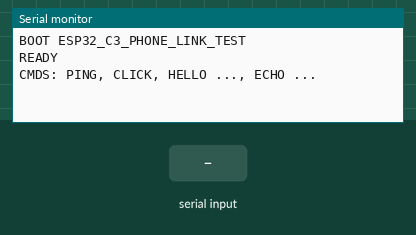
Simulated run of this sketch. Board: ESP32-C3. Shown: the last lines printed to the serial monitor. The test bench sets the inputs (shaded band).

Above: at 2.4 s.
2.5 s: "PING\n" received over Serial
At 3.4 s:
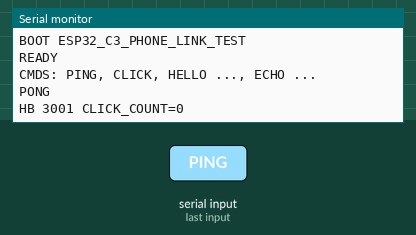
4.5 s: "CLICK\n" received over Serial
At 5.7 s:
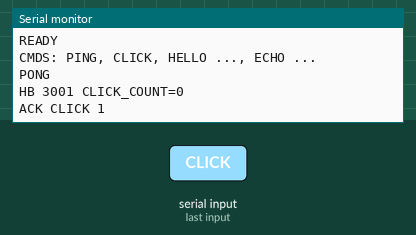
6.0 s: "HELLO\n" received over Serial
7.5 s: "MOVE \n" received over Serial
At 8.1 s:
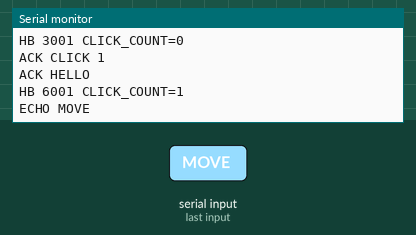
9.0 s: "SCROLL \n" received over Serial
10.5 s: "RIGHT_CLICK\n" received over Serial
At 11.5 s:
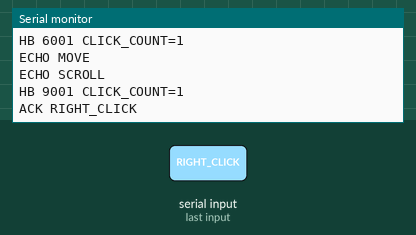
Timing chart, 0 to 13.0 s (numbered marks = the images above; inputs shaded):
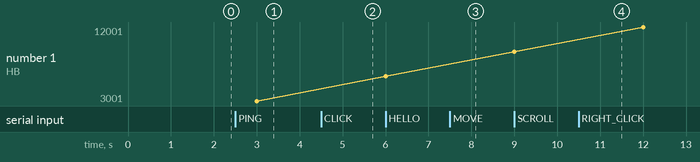

Measured:
- after the input at 2.5 s, the serial monitor: prints a new line at once (image 1)
- after the input at 4.5 s, the serial monitor: prints a new line at once (image 2)
- after the input at 7.5 s, the serial monitor: prints a new line at once (image 3)
- after the input at 10.5 s, the serial monitor: prints a new line at once (image 4)

The sketch:

esp32_c3_phone_link_test.ino
```cpp
#if !defined(ARDUINO_USB_MODE)
#define ARDUINO_USB_MODE 1
#endif

#if !defined(ARDUINO_USB_CDC_ON_BOOT)
#define ARDUINO_USB_CDC_ON_BOOT 1
#endif

String inputLine;
unsigned long lastHeartbeatMs = 0;
unsigned long clickCount = 0;

void setup() {
  Serial.begin(115200);
  delay(1200);

  Serial.println("BOOT ESP32_C3_PHONE_LINK_TEST");
  Serial.println("READY");
  Serial.println("CMDS: PING, CLICK, HELLO ..., ECHO ...");
}

void loop() {
  while (Serial.available() > 0) {
    char ch = static_cast<char>(Serial.read());
    if (ch == '\r') {
      continue;
    }
    if (ch == '\n') {
      handleLine(inputLine);
      inputLine = "";
    } else if (inputLine.length() < 120) {
      inputLine += ch;
    }
  }

  const unsigned long now = millis();
  if (now - lastHeartbeatMs >= 3000) {
    lastHeartbeatMs = now;
    Serial.printf("HB %lu CLICK_COUNT=%lu\n", now, clickCount);
  }
}

void handleLine(String line) {
  line.trim();
  if (line.length() == 0) {
    return;
  }

  if (line == "PING") {
    Serial.println("PONG");
    return;
  }

  if (line == "CLICK") {
    clickCount++;
    Serial.printf("ACK CLICK %lu\n", clickCount);
    return;
  }

  if (line.startsWith("HELLO")) {
    Serial.print("ACK ");
    Serial.println(line);
    return;
  }

  if (line.startsWith("MOVE ")) {
    Serial.print("ACK ");
    Serial.println(line);
    return;
  }

  if (line.startsWith("SCROLL ")) {
    Serial.print("ACK ");
    Serial.println(line);
    return;
  }

  if (line == "RIGHT_CLICK" || line == "BUTTON4" || line == "BUTTON5") {
    Serial.print("ACK ");
    Serial.println(line);
    return;
  }

  Serial.print("ECHO ");
  Serial.println(line);
}
```
